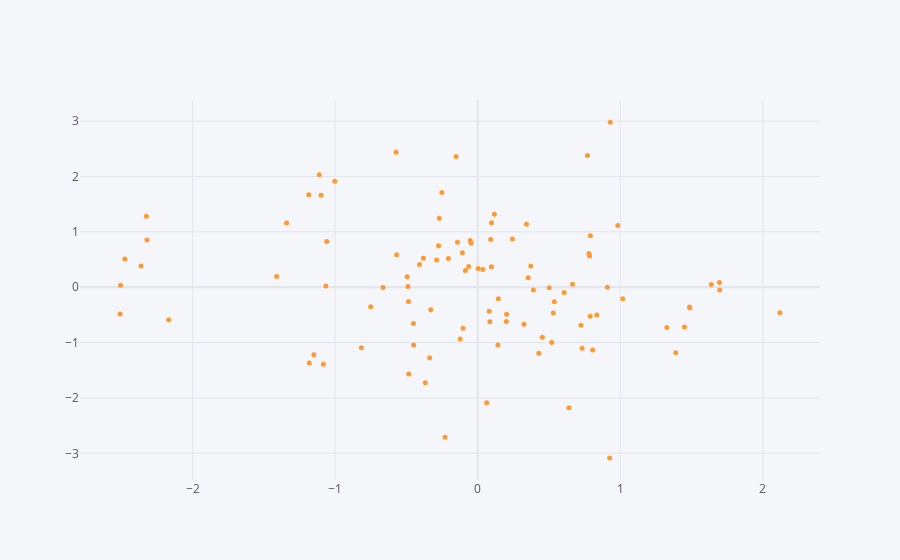

The notebook cell saved with this chart:
### Code cell
df.iplot(x = "A" , y = "B" ,mode = "markers",size = 5)
